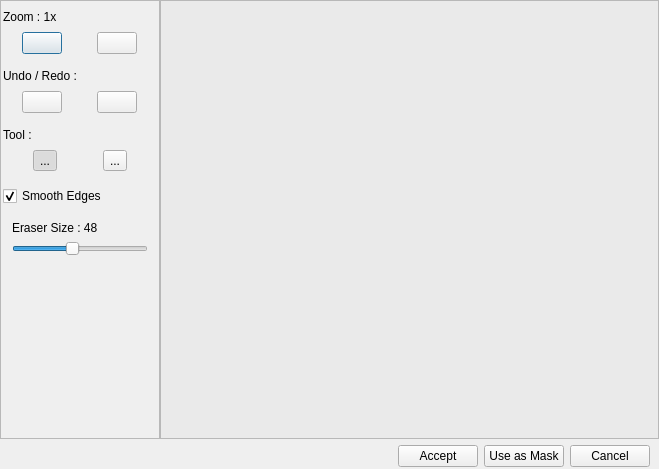
<?xml version="1.0" encoding="UTF-8"?>
<ui version="4.0">
 <class>IScissorDialog</class>
 <widget class="QDialog" name="IScissorDialog">
  <property name="geometry">
   <rect>
    <x>0</x>
    <y>0</y>
    <width>659</width>
    <height>469</height>
   </rect>
  </property>
  <property name="windowTitle">
   <string>Erase Background</string>
  </property>
  <layout class="QGridLayout" name="gridLayout">
   <property name="horizontalSpacing">
    <number>0</number>
   </property>
   <property name="margin">
    <number>0</number>
   </property>
   <item row="1" column="1" colspan="4">
    <widget class="QScrollArea" name="scrollArea">
     <property name="widgetResizable">
      <bool>true</bool>
     </property>
     <property name="alignment">
      <set>Qt::AlignCenter</set>
     </property>
     <widget class="QWidget" name="scrollAreaWidgetContents">
      <property name="geometry">
       <rect>
        <x>0</x>
        <y>0</y>
        <width>495</width>
        <height>429</height>
       </rect>
      </property>
      <property name="styleSheet">
       <string notr="true">background-color: rgb(234, 234, 234);</string>
      </property>
     </widget>
    </widget>
   </item>
   <item row="1" column="0">
    <widget class="QFrame" name="frame">
     <property name="sizePolicy">
      <sizepolicy hsizetype="Maximum" vsizetype="Preferred">
       <horstretch>0</horstretch>
       <verstretch>0</verstretch>
      </sizepolicy>
     </property>
     <property name="minimumSize">
      <size>
       <width>160</width>
       <height>0</height>
      </size>
     </property>
     <property name="frameShape">
      <enum>QFrame::StyledPanel</enum>
     </property>
     <property name="frameShadow">
      <enum>QFrame::Raised</enum>
     </property>
     <layout class="QVBoxLayout" name="verticalLayout">
      <property name="leftMargin">
       <number>2</number>
      </property>
      <property name="rightMargin">
       <number>2</number>
      </property>
      <item>
       <widget class="QLabel" name="zoomLabel">
        <property name="text">
         <string>Zoom : 1x</string>
        </property>
       </widget>
      </item>
      <item>
       <widget class="QWidget" name="widget_3" native="true">
        <layout class="QHBoxLayout" name="horizontalLayout_3">
         <property name="spacing">
          <number>16</number>
         </property>
         <property name="leftMargin">
          <number>0</number>
         </property>
         <property name="topMargin">
          <number>2</number>
         </property>
         <property name="rightMargin">
          <number>0</number>
         </property>
         <item>
          <widget class="QPushButton" name="zoomInBtn">
           <property name="sizePolicy">
            <sizepolicy hsizetype="Fixed" vsizetype="Fixed">
             <horstretch>0</horstretch>
             <verstretch>0</verstretch>
            </sizepolicy>
           </property>
           <property name="toolTip">
            <string>Zoom In [+]</string>
           </property>
           <property name="icon">
            <iconset resource="resources.qrc">
             <normaloff>:/images/zoomin.png</normaloff>:/images/zoomin.png</iconset>
           </property>
           <property name="iconSize">
            <size>
             <width>32</width>
             <height>32</height>
            </size>
           </property>
           <property name="shortcut">
            <string>+</string>
           </property>
          </widget>
         </item>
         <item>
          <widget class="QPushButton" name="zoomOutBtn">
           <property name="sizePolicy">
            <sizepolicy hsizetype="Fixed" vsizetype="Fixed">
             <horstretch>0</horstretch>
             <verstretch>0</verstretch>
            </sizepolicy>
           </property>
           <property name="toolTip">
            <string>Zoom Out [-]</string>
           </property>
           <property name="icon">
            <iconset resource="resources.qrc">
             <normaloff>:/images/zoomout.png</normaloff>:/images/zoomout.png</iconset>
           </property>
           <property name="iconSize">
            <size>
             <width>32</width>
             <height>32</height>
            </size>
           </property>
           <property name="shortcut">
            <string>-</string>
           </property>
          </widget>
         </item>
        </layout>
       </widget>
      </item>
      <item>
       <widget class="QLabel" name="label_2">
        <property name="text">
         <string>Undo / Redo :</string>
        </property>
       </widget>
      </item>
      <item>
       <widget class="QWidget" name="widget_2" native="true">
        <layout class="QHBoxLayout" name="horizontalLayout_2">
         <property name="spacing">
          <number>16</number>
         </property>
         <property name="leftMargin">
          <number>0</number>
         </property>
         <property name="topMargin">
          <number>2</number>
         </property>
         <property name="rightMargin">
          <number>0</number>
         </property>
         <item>
          <widget class="QPushButton" name="undoBtn">
           <property name="sizePolicy">
            <sizepolicy hsizetype="Fixed" vsizetype="Fixed">
             <horstretch>0</horstretch>
             <verstretch>0</verstretch>
            </sizepolicy>
           </property>
           <property name="toolTip">
            <string>Undo [Ctrl+Z]</string>
           </property>
           <property name="icon">
            <iconset resource="resources.qrc">
             <normaloff>:/images/undo.png</normaloff>:/images/undo.png</iconset>
           </property>
           <property name="iconSize">
            <size>
             <width>32</width>
             <height>32</height>
            </size>
           </property>
           <property name="shortcut">
            <string>Ctrl+Z</string>
           </property>
          </widget>
         </item>
         <item>
          <widget class="QPushButton" name="redoBtn">
           <property name="sizePolicy">
            <sizepolicy hsizetype="Fixed" vsizetype="Fixed">
             <horstretch>0</horstretch>
             <verstretch>0</verstretch>
            </sizepolicy>
           </property>
           <property name="toolTip">
            <string>Redo [Ctrl+Y]</string>
           </property>
           <property name="icon">
            <iconset resource="resources.qrc">
             <normaloff>:/images/redo.png</normaloff>:/images/redo.png</iconset>
           </property>
           <property name="iconSize">
            <size>
             <width>32</width>
             <height>32</height>
            </size>
           </property>
           <property name="shortcut">
            <string>Ctrl+Y</string>
           </property>
          </widget>
         </item>
        </layout>
       </widget>
      </item>
      <item>
       <widget class="QLabel" name="label">
        <property name="text">
         <string>Tool :</string>
        </property>
       </widget>
      </item>
      <item>
       <widget class="QWidget" name="widget_4" native="true">
        <layout class="QHBoxLayout" name="horizontalLayout_4">
         <property name="spacing">
          <number>16</number>
         </property>
         <property name="leftMargin">
          <number>0</number>
         </property>
         <property name="topMargin">
          <number>2</number>
         </property>
         <property name="rightMargin">
          <number>0</number>
         </property>
         <item>
          <widget class="QToolButton" name="iScissorBtn">
           <property name="toolTip">
            <string>Edge fitting Intelligent Scissor</string>
           </property>
           <property name="text">
            <string>...</string>
           </property>
           <property name="icon">
            <iconset resource="resources.qrc">
             <normaloff>:/images/scissor.png</normaloff>:/images/scissor.png</iconset>
           </property>
           <property name="iconSize">
            <size>
             <width>32</width>
             <height>32</height>
            </size>
           </property>
           <property name="checkable">
            <bool>true</bool>
           </property>
           <property name="checked">
            <bool>true</bool>
           </property>
          </widget>
         </item>
         <item>
          <widget class="QToolButton" name="eraserBtn">
           <property name="toolTip">
            <string>Eraser (manually erase)</string>
           </property>
           <property name="text">
            <string>...</string>
           </property>
           <property name="icon">
            <iconset resource="resources.qrc">
             <normaloff>:/images/eraser.png</normaloff>:/images/eraser.png</iconset>
           </property>
           <property name="iconSize">
            <size>
             <width>32</width>
             <height>32</height>
            </size>
           </property>
           <property name="checkable">
            <bool>true</bool>
           </property>
          </widget>
         </item>
        </layout>
       </widget>
      </item>
      <item>
       <widget class="QCheckBox" name="smoothEdgesBtn">
        <property name="text">
         <string>Smooth Edges</string>
        </property>
        <property name="checked">
         <bool>true</bool>
        </property>
       </widget>
      </item>
      <item>
       <widget class="QWidget" name="eraserSettingsWidget" native="true">
        <layout class="QVBoxLayout" name="verticalLayout_2">
         <item>
          <widget class="QLabel" name="eraserSizeLabel">
           <property name="text">
            <string>Eraser Size : 48</string>
           </property>
          </widget>
         </item>
         <item>
          <widget class="QSlider" name="eraserSizeSlider">
           <property name="minimum">
            <number>8</number>
           </property>
           <property name="value">
            <number>48</number>
           </property>
           <property name="orientation">
            <enum>Qt::Horizontal</enum>
           </property>
          </widget>
         </item>
        </layout>
       </widget>
      </item>
      <item>
       <spacer name="verticalSpacer">
        <property name="orientation">
         <enum>Qt::Vertical</enum>
        </property>
        <property name="sizeHint" stdset="0">
         <size>
          <width>20</width>
          <height>40</height>
         </size>
        </property>
       </spacer>
      </item>
     </layout>
    </widget>
   </item>
   <item row="2" column="0" colspan="5">
    <widget class="QWidget" name="widget" native="true">
     <layout class="QHBoxLayout" name="horizontalLayout">
      <property name="topMargin">
       <number>0</number>
      </property>
      <property name="bottomMargin">
       <number>2</number>
      </property>
      <item>
       <widget class="QLabel" name="statusbar">
        <property name="sizePolicy">
         <sizepolicy hsizetype="Expanding" vsizetype="Preferred">
          <horstretch>0</horstretch>
          <verstretch>0</verstretch>
         </sizepolicy>
        </property>
       </widget>
      </item>
      <item>
       <widget class="QPushButton" name="acceptBtn">
        <property name="text">
         <string>Accept</string>
        </property>
       </widget>
      </item>
      <item>
       <widget class="QPushButton" name="useAsMaskBtn">
        <property name="text">
         <string>Use as Mask</string>
        </property>
       </widget>
      </item>
      <item>
       <widget class="QPushButton" name="cancelBtn">
        <property name="text">
         <string>Cancel</string>
        </property>
       </widget>
      </item>
     </layout>
    </widget>
   </item>
  </layout>
 </widget>
 <resources>
  <include location="resources.qrc"/>
 </resources>
 <connections/>
</ui>
